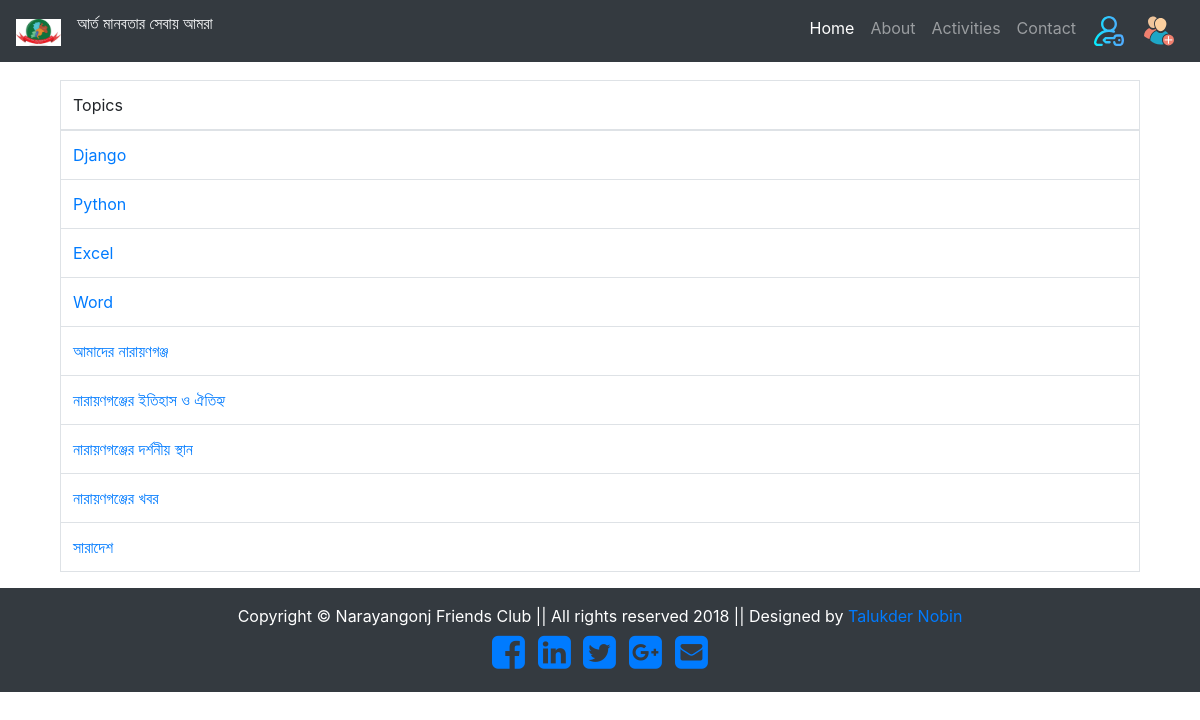
The app's page /topics with its own data.
### nfc/models.py (models this page shows, shortened)
class category(models.Model):
    name = models.CharField(max_length=100)

### nfc/views.py (the view)
# urls.py: path('topics',views.ShowTopic, name='category'),
def ShowTopic(request):
    query = category.objects.all()
    return render(request, "AllTopic.html", {"topic":query})

### nfc/templates/AllTopic.html (shortened to what this page needs)
{% extends 'base.html' %}
{% block content %}
<div class="container" style="margin-top: 80px;">
    <table class="table table-bordered">
        <thead>
        <tr class="success">
            <td>Topics</td>
        </tr>
        </thead>
        <tbody>
        {% for t in topic %}
        <tr>
            <td><a href="{% url 'nfc:category' name=t.name %}"> {{ t.name }}</a></td>
        </tr>
        {% endfor %}
        </tbody>
    </table>
</div>
{% endblock %}

### records on screen
category: name "Django"
category: name "Python"
category: name "Excel"
category: name "Word"
category: name "আমাদের নারায়ণগঞ্জ"
category: name "নারায়ণগঞ্জের ইতিহাস ও ঐতিহ্য"
category: name "নারায়ণগঞ্জের দর্শনীয় স্থান"
category: name "নারায়ণগঞ্জের খবর"
category: name "সারাদেশ"
